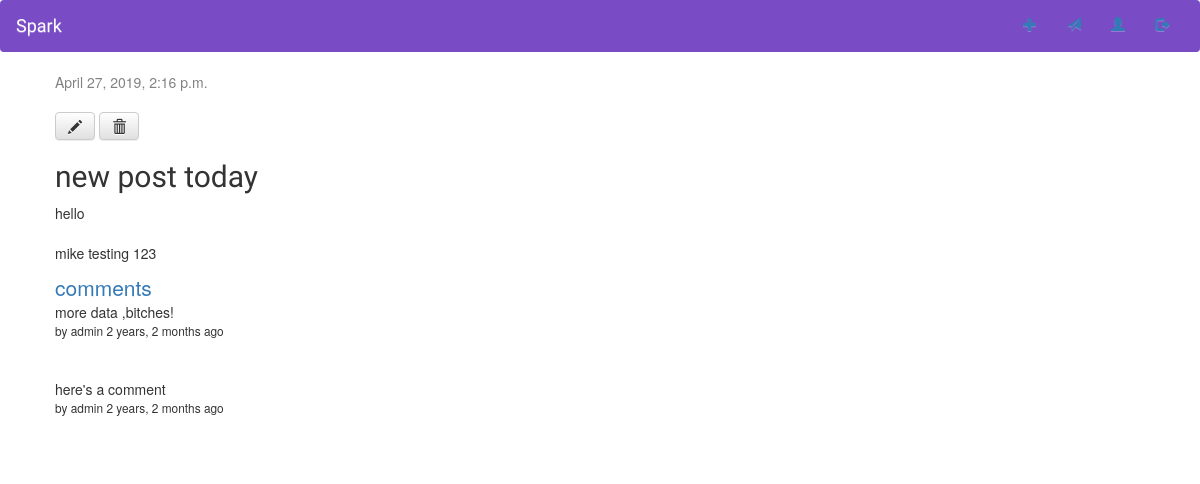
The page /post/65/ (signed in) on the database as committed earlier.
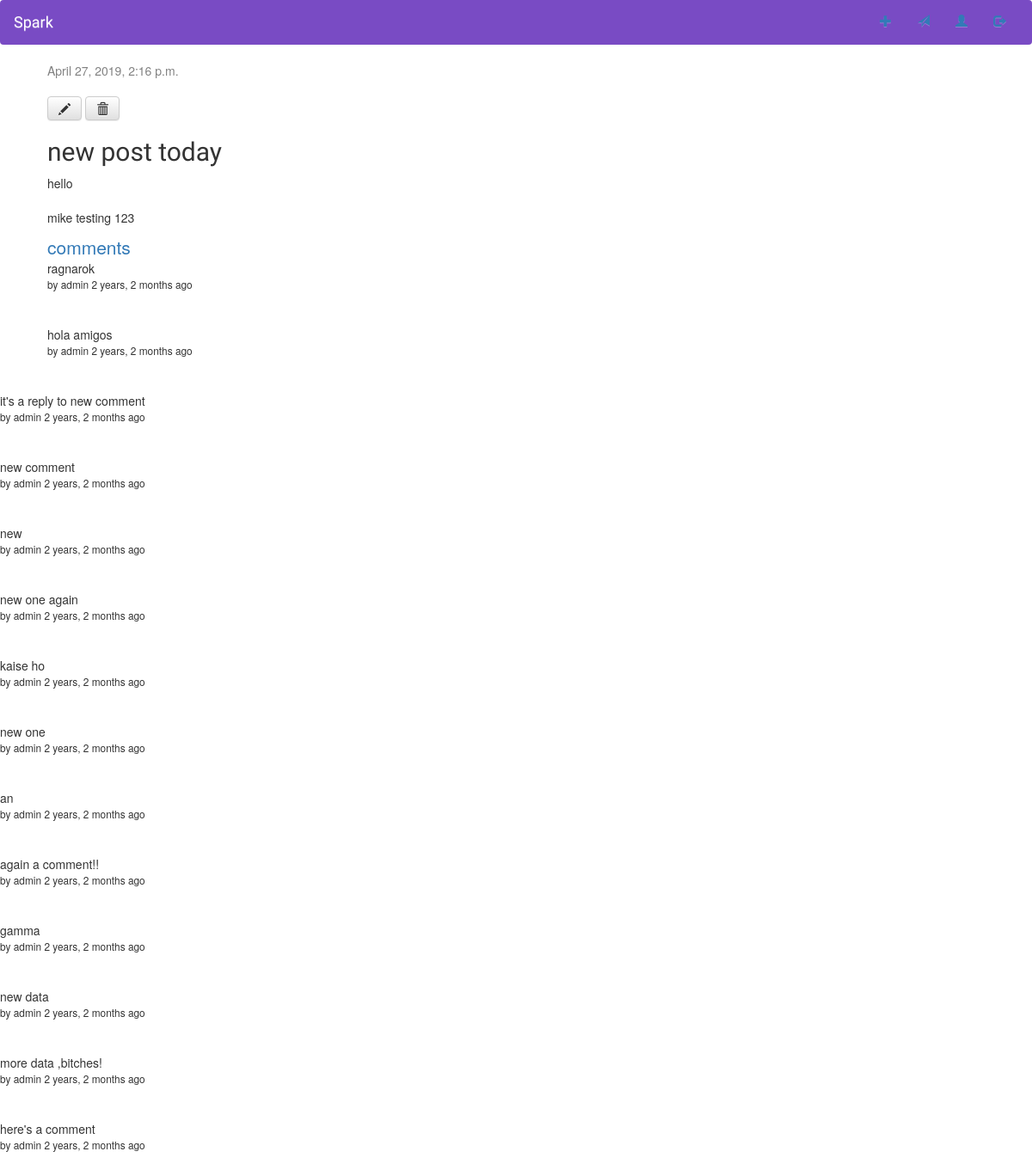
The same page on the database as committed later.
### blog/models.py (models this page shows, shortened)
class Post(models.Model):
    author = models.ForeignKey(settings.AUTH_USER_MODEL, on_delete=models.CASCADE)
    title = models.CharField(max_length=200)
    text = models.TextField()
    created_date = models.DateTimeField(default=timezone.now)
    published_date = models.DateTimeField(blank=True, null=True)
    x = models.BooleanField(default = True)
    def comments(self):
        instance = self
        qs = comments.objects.filter_by_instance(instance)
        return qs
    def get_content_type(self):
        instance = self
        content_type = ContentType.objects.get_for_model(instance.__class__)
        return content_type

### comments/models.py (models this page shows, shortened)
class comments(models.Model):
    objects = commentManager()
    user = models.ForeignKey(settings.AUTH_USER_MODEL, default = 1, on_delete = models.CASCADE)
    content_type = models.ForeignKey(ContentType, on_delete=models.CASCADE, null = True)
    object_id = models.PositiveIntegerField(null = True)
    content_object = GenericForeignKey('content_type', 'object_id')
    parent = models.ForeignKey("self", null = True, blank = True, on_delete=models.CASCADE)
    content = models.TextField()
    timestamp = models.DateTimeField(auto_now_add = True)
    class Meta():
    	ordering = ['-timestamp']

### blog/views.py (the view, shortened to what this page needs)
# urls.py: path('post/<int:pk>/', views.post_detail, name = 'post_detail'),
@login_required
def post_detail(request, pk):
    post = get_object_or_404(Post, pk=pk)
    if post.author == request.user:
        flag = 1
    else:
        flag = None
    init_data  ={
        "content_type":post.get_content_type(),
        "object_id":post.id
    }
    form = comment_form(request.POST or None, initial = init_data)
    r = post.comments()
    return render(request, 'blog/post_detail.html', {'post': post, 'flag': flag, 'comments':r, 'form':form})

### comments/models.py (called while the page is built)
	def filter_by_instance(self, instance):
		content_type = ContentType.objects.get_for_model(instance.__class__)
		obj_id = instance.id
		qs = super(commentManager, self).filter(content_type = content_type, object_id = obj_id).filter(parent = None)
		return qs

### blog/templates/blog/post_detail.html (shortened to what this page needs)
{% extends 'blog/base.html' %}
{% block content %}
        {% if post.published_date %}
            <div class="date">
                {{ post.published_date }}
            </div>
            <br>
        {% endif %}
        {% if user.is_authenticated %}
        {% if flag %}
        <a class="btn btn-default" href="{% url 'post_edit' pk=post.pk %}"><span class="glyphicon glyphicon-pencil"></span></a>
        <a class="btn btn-default" href="{% url 'go' pk=post.pk %}"><span class="glyphicon glyphicon-trash"></span></a>
         {% endif %}
         {% endif %}
        <h2>{{ post.title }}</h2>
        <p>{{ post.text|linebreaksbr }}</p>
        <div>
            <a class='lead'>comments</a>
            {% for c in comments %}
                <div class = ''>
                    {{c.content}}
                    <br/>
                    <small>by {{c.user}} {{c.timestamp|timesince}} ago</small>
                    <br/>
                </div>
                    <br><br>
                </div>
            {% endfor %}
{% endblock %}

### blog/templates/blog/base.html (shortened to what this page needs)
{% load static %}
<html>
    <head>
        <link rel="stylesheet" href="https://maxcdn.bootstrapcdn.com/bootstrap/3.4.0/css/bootstrap.min.css">
        <link rel="stylesheet" href="//maxcdn.bootstrapcdn.com/bootstrap/3.2.0/css/bootstrap.min.css">
        <link rel="stylesheet" href="//maxcdn.bootstrapcdn.com/bootstrap/3.2.0/css/bootstrap-theme.min.css">
    </head>
    <body>
        	{% if user.is_authenticated %}
            <nav class="navbar" >
            <div class="container-fluid">
            <div class="navbar-header">
            <a class="navbar-brand" href="{% url 'post_list' %}">Spark</a>
             </div>
    <div class="collapse navbar-collapse" id="myNavbar">
      <ul class="nav navbar-nav navbar-right">
        <li class="active"><a href="{% url 'post_new' %}"><span class="glyphicon glyphicon-plus"></a></li>
        <li class="active"><a href="{% url 'msg_list' %}"><span class="glyphicon glyphicon-send"></a></li>
        <li class="active"><a href="{% url 'prof_view' %}"><span class="glyphicon glyphicon-user"></a></li>
        <li><a href="{% url 'logout' %}"><span class="glyphicon glyphicon-log-out"></span></a></li>
      </ul>
    </div>
  </div>
</nav>
            {% endif %}
        <div class="content container">
                    {% block content %}
                    {% endblock %}
    </body>
</html>

### blog/templates/blog/base.html (style rules this page uses)
.content { margin-left: 40px; }
h1, h2, h3, h4 { font-family: 'Raleway', sans-serif; }
.date { color: #828282; }
.navbar { background-color: #794bc4 !important; }
.navbar-brand { color:white!important; font-family: Raleway; }

Rows that differ between the two databases and show on the page:
added comments: content "ragnarok", user "admin", timestamp "2 years, 2 months"
added comments: content "hola amigos", user "admin", timestamp "2 years, 2 months"
added comments: content "it's a reply to new comment", user "admin", timestamp "2 years, 2 months"
added comments: content "new comment", user "admin", timestamp "2 years, 2 months"
added comments: content "new", user "admin", timestamp "2 years, 2 months"
added comments: content "new one again", user "admin", timestamp "2 years, 2 months"
added comments: content "kaise ho", user "admin", timestamp "2 years, 2 months"
added comments: content "new one", user "admin", timestamp "2 years, 2 months"
added comments: content "an", user "admin", timestamp "2 years, 2 months"
added comments: content "again a comment!!", user "admin", timestamp "2 years, 2 months"
added comments: content "gamma", user "admin", timestamp "2 years, 2 months"
added comments: content "new data", user "admin", timestamp "2 years, 2 months"
